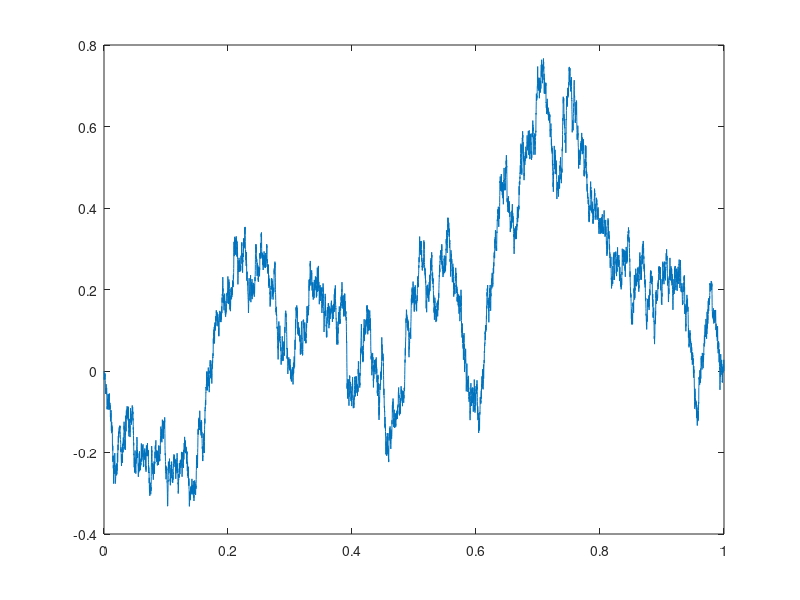

This chart was generated by the following MATLAB code:
% clear all; close all; clc

% Simulate interval [0,T]
T=1;              

% Variance parameter
sigma=1;

% Discretisation step
dt=0.0001;

% Simulated time steps vector.
t=0:dt:T;           

% Amount of point simulated N
N=T/dt;

% Simulates N random numbers from N(0,1)
Z=randn(1,N);       

% Transforming numbers to N(0,t(1-t))
X=sqrt(dt).*Z;

% Constructing Brownian motion approximation
W=[0 cumsum(X)];

W1=W(end);

X=W-t*W1;

plot(t,X)
hold on;